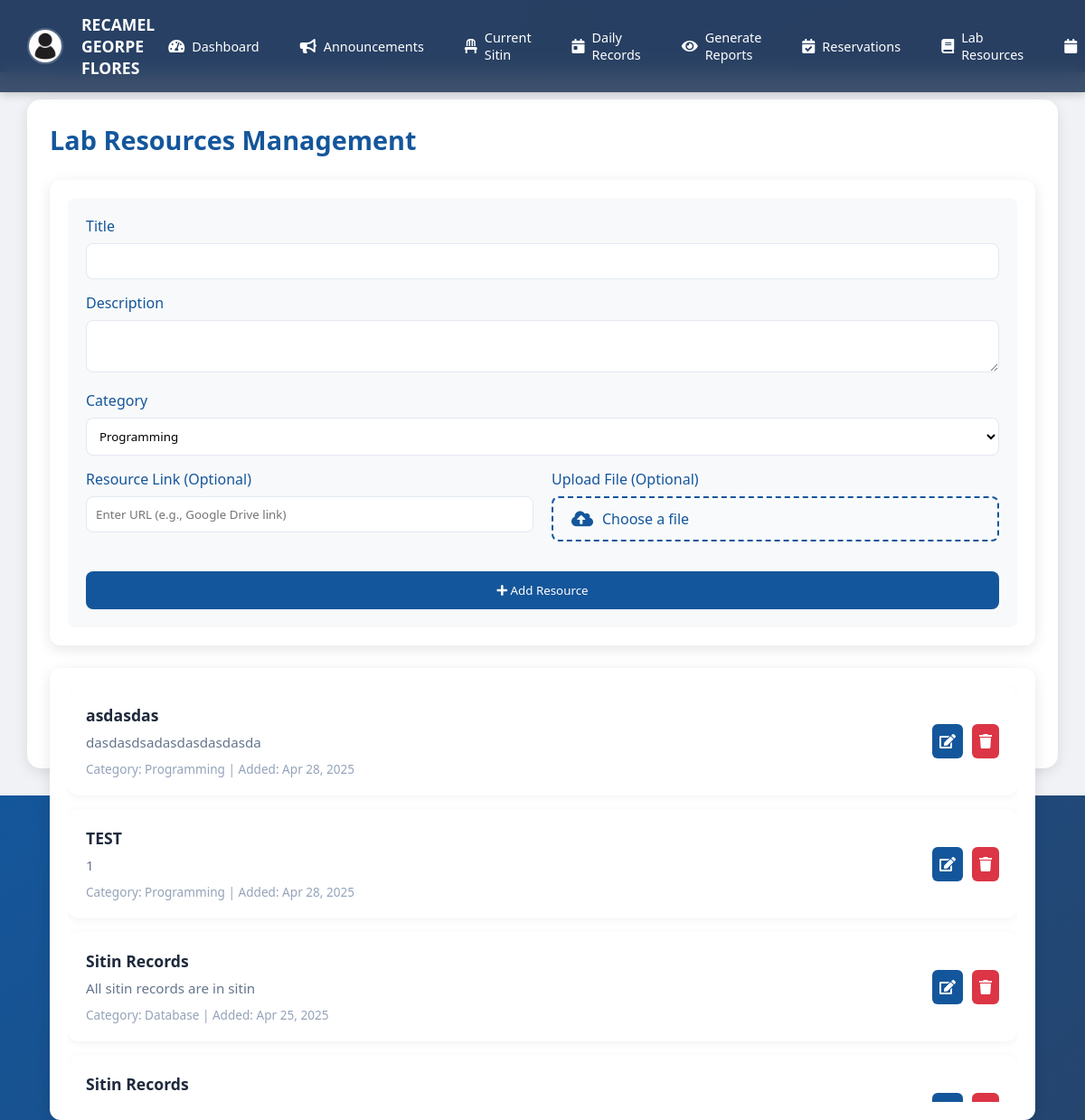
The page /adlabresources.php (signed in) on the database its author committed.
### tables this page shows
CREATE TABLE `user` (
  `IDNO` int(11) NOT NULL,
  `LASTNAME` varchar(255) NOT NULL,
  `FIRSTNAME` varchar(255) NOT NULL,
  `MIDNAME` varchar(255) NOT NULL,
  `COURSE` varchar(255) NOT NULL,
  `YEARLEVEL` int(11) NOT NULL,
  `USERNAME` varchar(255) NOT NULL,
  `PASSWORD` varchar(255) NOT NULL,
  `EMAIL` varchar(255) NOT NULL,
  `PROFILE_PIC` varchar(255) NOT NULL DEFAULT 'default.jpg',
  `REMAINING_SESSIONS` int(30) NOT NULL DEFAULT 30,
  `POINTS` int(11) DEFAULT 0
);

CREATE TABLE `lab_resources` (
  `id` int(11) NOT NULL,
  `title` varchar(255) NOT NULL,
  `description` text DEFAULT NULL,
  `category` varchar(100) NOT NULL,
  `resource_type` varchar(50) NOT NULL,
  `link` text NOT NULL,
  `file_path` varchar(255) DEFAULT NULL,
  `upload_date` datetime NOT NULL,
  `file_name` varchar(255) DEFAULT NULL,
  `file_type` varchar(50) DEFAULT NULL
);

### adlabresources.php (the view, shortened to what this page needs)
<?php
include("connector.php");
$username = $_SESSION['Username'];
$query = "SELECT PROFILE_PIC, FIRSTNAME, MIDNAME, LASTNAME FROM user WHERE USERNAME = ?";
$stmt = $con->prepare($query);
$stmt->bind_param("s", $username);
$stmt->execute();
$result = $stmt->get_result();
if ($result && mysqli_num_rows($result) > 0) {
    $row = mysqli_fetch_assoc($result);
    $profile_pic = !empty($row['PROFILE_PIC']) ? htmlspecialchars($row['PROFILE_PIC']) : 'default.jpg';
    $user_name = htmlspecialchars($row['FIRSTNAME'] . ' ' . $row['MIDNAME'] . ' ' . $row['LASTNAME']);
} else {
    $profile_pic = 'default.jpg';
    $user_name = 'Admin';
}
$query = "SELECT * FROM lab_resources ORDER BY upload_date DESC";
$result = mysqli_query($con, $query);
?>
<!DOCTYPE html>
<html lang="en">
<head>
    <link rel="stylesheet" href="https://cdnjs.cloudflare.com/ajax/libs/font-awesome/5.15.3/css/all.min.css">
</head>
<body>
    <div class="top-nav">
        <div class="nav-left">
            <img src="uploads/<?php echo htmlspecialchars($profile_pic); ?>" alt="Profile Picture" onerror="this.src='assets/default.png';">
            <div class="user-name"><?php echo htmlspecialchars($user_name); ?></div>
        </div>
        <div class="nav-right">
            <a href="admindash.php"><i class="fas fa-tachometer-alt"></i> Dashboard</a>
            <a href="adannouncement.php"><i class="fas fa-bullhorn"></i> Announcements</a>
            <a href="adsitin.php"><i class="fas fa-chair"></i> Current Sitin</a>
            <a href="addaily.php"><i class="fas fa-calendar-day"></i> Daily Records</a>
            <a href="adviewsitin.php"><i class="fas fa-eye"></i> Generate Reports</a>
            <a href="adreservation.php"><i class="fas fa-calendar-check"></i> Reservations</a>
            <a href="adlabresources.php"><i class="fas fa-book"></i> Lab Resources</a>
            <a href="adlabsched.php"><i class="fas fa-calendar"></i> Lab Schedule</a>
        </div>
    </div>
    <div class="content">
        <div class="container">
            <h1>Lab Resources Management</h1>
            <div class="content-wrapper">
                <div class="div1">
                    <div class="resource-form">
                        <form method="POST" enctype="multipart/form-data">
                            <div class="form-group">
                                <label for="title">Title</label>
                                <input type="text" id="title" name="title" required>
                            </div>
                            <div class="form-group">
                                <label for="description">Description</label>
                                <textarea id="description" name="description" required></textarea>
                            </div>
                            <div class="form-group">
                                <label for="category">Category</label>
                                <select id="category" name="category" required>
                                    <option value="Programming">Programming</option>
                                </select>
                            </div>
                            <div class="form-row">
                                <div class="form-group">
                                    <label for="link">Resource Link (Optional)</label>
                                    <input type="text" id="link" name="link" placeholder="Enter URL (e.g., Google Drive link)">
                                </div>
                                <div class="form-group">
                                    <label for="resource_file">Upload File (Optional)</label>
                                    <div class="file-upload">
                                        <label for="resource_file" class="file-label">
                                            <i class="fas fa-cloud-upload-alt"></i>
                                            <span>Choose a file</span>
                                        </label>
                                    </div>
                                </div>
                            </div>
                            <button type="submit" name="submit" class="submit-btn">
                                <i class="fas fa-plus"></i> Add Resource
                            </button>
                        </form>
                    </div>
                </div>
                <div class="div2">
                    <div class="resources-list">
                        <?php while ($row = mysqli_fetch_assoc($result)): ?>
                            <div class="resource-card">
                                <div class="resource-info">
                                    <div class="resource-title"><?php echo htmlspecialchars($row['title']); ?></div>
                                    <div class="resource-description"><?php echo htmlspecialchars($row['description']); ?></div>
                                    <div class="resource-meta">
                                        Category: <?php echo htmlspecialchars($row['category']); ?> |
                                        Added: <?php echo date('M d, Y', strtotime($row['upload_date'])); ?>
                                    </div>
                                </div>
                                <div class="resource-actions">
                                    <a href="edit_resource.php?id=<?php echo $row['id']; ?>" class="action-btn edit-btn" title="Edit Resource">
                                        <i class="fas fa-edit"></i>
                                    </a>
                                    <a href="?delete=<?php echo $row['id']; ?>" class="action-btn delete-btn" onclick="return confirm('Are you sure you want to delete this resource?')" title="Delete Resource">
                                        <i class="fas fa-trash"></i>
                                    </a>
                                </div>
                            </div>
                        <?php endwhile; ?>
                    </div>
                </div>
            </div>
        </div>
    </div>
</body>
</html>

### adlabresources.php (style rules this page uses)
* { margin: 0; padding: 0; box-sizing: border-box; font-family: 'Segoe UI', Tahoma, Geneva, Verdana, sans-serif; }
html, body { background: linear-gradient(135deg, #14569b, #2a3f5f); min-height: 100vh; width: 100%; }
.top-nav { background-color: rgba(42, 63, 95, 0.9); padding: 15px 30px; display: flex; justify-content: space-between; align-items: center; box-shadow: 0 2px 10px rgba(0, 0, 0, 0.2); backdrop-filter: blur(10px); position: fixed; top: 0; left: 0; right: 0; z-index: 1000; }
.nav-left { display: flex; align-items: center; gap: 20px; }
.nav-left img { width: 40px; height: 40px; border-radius: 50%; border: 2px solid rgba(255, 255, 255, 0.2); }
.nav-left .user-name { color: white; font-weight: 600; font-size: 1.1rem; }
.nav-right { display: flex; gap: 15px; }
.nav-right a { color: white; text-decoration: none; padding: 8px 15px; border-radius: 8px; transition: all 0.3s; display: flex; align-items: center; gap: 8px; font-size: 0.9rem; }
.nav-right a i { font-size: 1rem; }
.content { margin-top: 80px; padding: 30px; min-height: calc(100vh - 80px); background: #f0f2f5; }
.container { background: white; border-radius: 15px; padding: 25px; box-shadow: 0 4px 15px rgba(0, 0, 0, 0.1); width: 100%; max-width: 1400px; margin: 0 auto; height: calc(100vh - 60px); }
h1 { color: #14569b; font-size: 1.8rem; font-weight: 600; margin-bottom: 25px; text-align: left; }
.content-wrapper { display: grid; grid-template-columns: 1fr 2fr; gap: 25px; margin-top: 20px; min-height: calc(100% - 80px); }
.div1, .div2 { background: white; border-radius: 12px; padding: 20px; box-shadow: 0 4px 15px rgba(0, 0, 0, 0.1); }
.div2 { overflow-y: auto; max-height: calc(100vh - 250px); }
.resource-form { background: #f8f9fa; padding: 20px; border-radius: 8px; }
.form-group { margin-bottom: 15px; }
label { display: block; margin-bottom: 8px; color: #14569b; font-weight: 500; }
input[type="text"], textarea, select { width: 100%; padding: 10px; border: 1px solid #e2e8f0; border-radius: 8px; background: white; transition: all 0.2s; }
.submit-btn { background: #14569b; color: white; padding: 12px 24px; border: none; border-radius: 8px; cursor: pointer; font-weight: 500; transition: all 0.2s; width: 100%; margin-top: 10px; }
.resource-card { display: flex; justify-content: space-between; align-items: center; background: white; border-radius: 12px; padding: 20px; margin-bottom: 15px; box-shadow: 0 2px 10px rgba(0, 0, 0, 0.05); transition: all 0.3s ease; }
.resource-info { flex: 1; }
.resource-title { font-size: 1.1rem; font-weight: 600; color: #1e293b; margin-bottom: 8px; }
.resource-description { color: #64748b; margin-bottom: 10px; font-size: 0.95rem; }
.resource-meta { font-size: 0.85rem; color: #94a3b8; }
.resource-actions { display: flex; gap: 10px; }
.action-btn { padding: 8px; border-radius: 6px; color: white; text-decoration: none; transition: all 0.3s ease; }
.edit-btn { background: #14569b; }
.delete-btn { background: #dc3545; }
.resources-list { height: 100%; overflow-y: auto; }
@media (max-width: 1200px) { .content-wrapper { grid-template-columns: 1fr; height: auto; } }
@media (max-width: 1200px) { .div1 { width: 100%; } }
@media (max-width: 1200px) { .div2 { height: 500px; } }
.form-row { display: grid; grid-template-columns: 1fr 1fr; gap: 20px; }
.file-upload { position: relative; width: 100%; }
.file-label { display: flex; align-items: center; gap: 10px; padding: 12px 20px; background: #f8fafc; border: 2px dashed #14569b; border-radius: 8px; cursor: pointer; transition: all 0.3s ease; }
.file-label i { font-size: 1.2rem; color: #14569b; }

### rows shown on the page
user: PROFILE_PIC (placeholder picture), user_name "RECAMEL GEORPE FLORES"
lab_resources: title "asdasdas", description "dasdasdsadasdasdasdasda", category "Programming", upload_date "Apr 28, 2025"
lab_resources: title "TEST", description "1", category "Programming", upload_date "Apr 28, 2025"
lab_resources: title "Sitin Records", description "All sitin records are in sitin", category "Database", upload_date "Apr 25, 2025"
lab_resources: title "Sitin Records"
